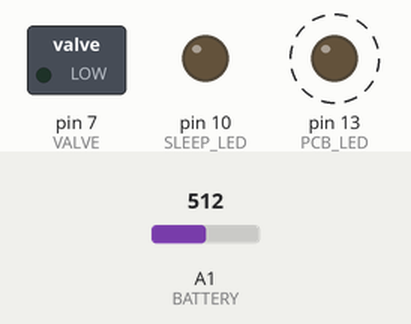
Simulated run of this sketch. Board: Arduino Uno, built with avr-gcc and run on an emulated ATmega328P. Shown: switched loads named in the sketch (green lamp = pin HIGH), output pins drawn as LEDs (lit = HIGH). Dashed ring = blinking. The inputs (shaded band) are chosen by the test bench; at power-on: A1 (BATTERY) = 512. What the sketch prints to the serial monitor is not drawn.

Above: at 6.5 s.
Timing chart, 0 to 10.6 s (numbered marks = the images above):
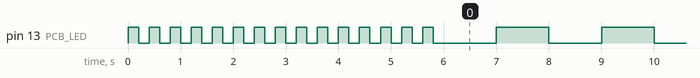

Measured:
- by itself, pin 13 (PCB_LED): goes 14 × (LOW 0.20 s, HIGH 0.20 s), LOW 1.2 s, 61 × (HIGH 1.0 s, LOW 1.0 s), then HIGH

The sketch:

ArduinoModule_v3.1.ino
```cpp
/*
   June 22, 2018

   Timing controller program
   Using I2C protocol to interface with Raspberry Pi
   Excepts various commands from the Pi:
   0x01 - Starts sleep timer for the Pi
   0x02 - Triggers release system after a cirtain period of time

   I2C message format:
   [Operation code][msg lenght][Hour][Minute]
   I2C status return:
   [SleepMode][ReleaseMode][BattVoltage]
*/

#include <Wire.h>         // I2C protocol library

#define VALVE       7     // Release MOSFET control (HIGH-ON, LOW-OFF)
#define BATTERY     A1    // Battery Monitor pin
#define WAKEPIN     12    // Pi Power MOSFET control (LOW-ON, HIGH-OFF)
#define ALIVE       11    // Checking Pi Status
#define SLEEP_LED   10    // Sleep mode indicator
#define PCB_LED     13    // LED on the PCB

#define I2C_ADDRESS 0x05
#define SLEEP_CODE  0x01
#define VALVE_CODE  0x02
#define CHECK_CODE  0xAA

#define PI_SHUTDOWN_S 300

volatile uint32_t t_Sleep = 0, Sleep = 0, t_Release = 0, Release = 0, Sec = 0;
volatile bool Sleep_mode = false;
volatile bool Release_mode = false;
volatile bool New_msg = false;
volatile bool LED_state = false;
volatile uint64_t Start = 0;
volatile uint16_t Voltage = 0;

//  INIT //
void setup()
{
  //  GPIO setup  //
  pinMode(VALVE, OUTPUT);
  pinMode(SLEEP_LED, OUTPUT);
  pinMode(PCB_LED, OUTPUT);
  pinMode(BATTERY, INPUT);
  pinMode(ALIVE, INPUT);
  pinMode(A4, INPUT);           // I2C pins setup
  pinMode(A5, INPUT);           // I2C pins setup
  digitalWrite(VALVE, LOW);     // Valve OFF
  // Initial setup
  digitalWrite(SLEEP_LED, LOW);

  //  I2C setup  //
  Wire.begin(I2C_ADDRESS);      // join i2c bus with address
  Wire.onReceive(receiveEvent); // register event
  Wire.onRequest(sendEvent);

  for (uint8_t i = 0; i < 15; i++)
  {
    digitalWrite(PCB_LED, HIGH);     // Valve OFF
    delay(200);
    digitalWrite(PCB_LED, LOW);     // Valve OFF
    delay(200);
  }
  // Trigger the Pi on reset
  triggerPi();

  //  DEBUG  //
  Serial.begin(38400);           // start serial for output
  Serial.println("START");
}

//  MAIN LOOP  //
void loop()
{
  // When message received from i2c //
  if (New_msg == true)
  {
    parseMessage(); // Getting data from I2C register
    New_msg = false;
  }

  // Checking for start of Sleep mode //
  if (Sleep_mode) digitalWrite(SLEEP_LED, HIGH); // Turning indicator ON
  else            digitalWrite(SLEEP_LED, LOW);    // Turning indicator OFF

  // Checking for end of Sleep mode //
  if (Sleep_mode && (t_Sleep >= Sleep))
  {
    Sleep_mode = false;
    t_Sleep = 0;               // Reset sleep timer !
    triggerPi();
    Serial.println("Pi Triggered");
  }

  // Checking for end of Release mode //
  if (Release_mode == true && (t_Release >= Release))
  {
    Release_mode = false;
    t_Release = 0;            // Reset release timer !
    digitalWrite(VALVE, HIGH);  // Turning Pi OFF
    Serial.println("Release valve TRIGGERED!");
  }

  // Check if 1 sec past  //
  if (millis() - Start > 1000)
  {
    Start = millis();                 // reset timer
    Sec++;                            // increment sec counter
    digitalWrite(PCB_LED, LED_state); // flick the LED
    LED_state = (LED_state == true) ? false : true;
    Voltage = analogRead(BATTERY);    // Saving battery Voltage
  }
  // In case of overflow
  if (Start > millis()) Start = millis();

  // Keeping track of time with seconds
  if (Sec >= 60)
  {
    Sec = 0;                          // seconds overflow
    // Sleep mode active
    if (Sleep_mode) t_Sleep ++;
    else t_Sleep = 0;

    // Rlease mode active
    if (Release_mode) t_Release ++;
    else t_Release = 0;

    if (Sleep_mode) Serial.println("Sleep: " + String(t_Sleep + 1) + " out of " + String(Sleep));
    if (Release_mode) Serial.println("Release: " + String(t_Release + 1) + " out of " + String(Release));
  }
}

//  FUNCTIONS  //
//
//  Interrrupt function, gets triggered when I2C new data available
//
void receiveEvent()
{
  New_msg = true;   // sets a flag for the main program
}

//
//  function that receives I2C data and parses it
//
void parseMessage()
{
  byte hour = 0, min = 0, OP = 0;

  // Reading Operation Code
  if (Wire.available()) OP = Wire.read();
  else return;
  // Reading Hours
  if (Wire.available()) hour = Wire.read();
  else return;
  // Reading Minutes
  if (Wire.available()) min = Wire.read();
  else return;

  // Power timer command
  if (OP == SLEEP_CODE)
  {
    // Starting Sleep mode
    Sleep = (((uint32_t)hour) * 60) + (uint32_t)min;
    if (Sleep > 1500) // Error checking
    {
      Sleep = 0;
      return;
    }
    // Setting up mode parameters
    Sec = 0;
    Sleep_mode = true;
    Serial.println("sleeping for: " + String(Sleep) + " min");
  }
  // Valve command
  if (OP == VALVE_CODE)
  {
    // Starting Sleep mode (CRC succsess)
    Release = (((uint32_t)hour) * 60) + (uint32_t)min;
    if (Release > 9000) // Error checking
    {
      Release = 0;
      return;
    }
    // Setting up mode parameters
    Sec = 0;
    Release_mode = true;
    Serial.println("Releasing in: " + String(Release) + " min");
  }
}

//
//  Grounds pin 5 (SCL) on Raspberry pi to wake it up
//
void triggerPi()
{
  digitalWrite(WAKEPIN, LOW);   // setting pin LOW
  pinMode(WAKEPIN, OUTPUT);     // switching port from High-Z to OUTPUT
  delay(1);
  pinMode(WAKEPIN, INPUT);      // enabling Tri-state
}

//
//  Interrrupt function, gets triggered when I2C master requests data
//  Sends pack the mode status: [Sleep0/1][Release 0/1][VoltageLSB][VoltageMSB]
//
void sendEvent()
{
  byte resp[] = {0, 0, 0, 0};

  resp[0] = (Sleep_mode == true) ? 0x01 : 0x00;
  resp[1] = (Release_mode == true) ? 0x01 : 0x00;
  resp[2] = (byte) (Voltage & 0x00FF);
  resp[3] = (byte) ((Voltage & 0xFF00) >> 8);
  Wire.write(resp, 4);

  //Serial.println("Sent " + String(resp[0]) + " , " + String(resp[1]) + " , " + String(resp[2]) + " , " + String(resp[3]));
  //Serial.println("Voltage: " + String(Voltage));
}
```
